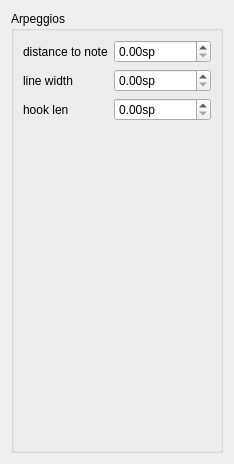
     <widget class="QWidget" name="page">
      <layout class="QVBoxLayout" name="verticalLayout_15">
       <item>
        <widget class="QGroupBox" name="groupBox_7">
         <property name="title">
          <string>Arpeggios</string>
         </property>
         <property name="flat">
          <bool>true</bool>
         </property>
         <layout class="QVBoxLayout" name="verticalLayout_16">
          <item>
           <layout class="QFormLayout" name="formLayout_7">
            <item row="0" column="0">
             <widget class="QLabel" name="label_26">
              <property name="text">
               <string>distance to note</string>
              </property>
             </widget>
            </item>
            <item row="0" column="1">
             <widget class="QDoubleSpinBox" name="arpeggioNoteDistance">
              <property name="suffix">
               <string>sp</string>
              </property>
              <property name="maximum">
               <double>99999999.000000000000000</double>
              </property>
              <property name="singleStep">
               <double>0.200000000000000</double>
              </property>
             </widget>
            </item>
            <item row="1" column="0">
             <widget class="QLabel" name="label_27">
              <property name="text">
               <string>line width</string>
              </property>
             </widget>
            </item>
            <item row="1" column="1">
             <widget class="QDoubleSpinBox" name="arpeggioLineWidth">
              <property name="suffix">
               <string>sp</string>
              </property>
              <property name="maximum">
               <double>999999.000000000000000</double>
              </property>
              <property name="singleStep">
               <double>0.100000000000000</double>
              </property>
             </widget>
            </item>
            <item row="2" column="0">
             <widget class="QLabel" name="label_28">
              <property name="text">
               <string>hook len</string>
              </property>
             </widget>
            </item>
            <item row="2" column="1">
             <widget class="QDoubleSpinBox" name="arpeggioHookLen">
              <property name="suffix">
               <string>sp</string>
              </property>
              <property name="maximum">
               <double>99999.000000000000000</double>
              </property>
              <property name="singleStep">
               <double>0.100000000000000</double>
              </property>
             </widget>
            </item>
           </layout>
          </item>
          <item>
           <spacer name="verticalSpacer_8">
            <property name="orientation">
             <enum>Qt::Vertical</enum>
            </property>
            <property name="sizeHint" stdset="0">
             <size>
              <width>20</width>
              <height>320</height>
             </size>
            </property>
           </spacer>
          </item>
         </layout>
        </widget>
       </item>
      </layout>
     </widget>
